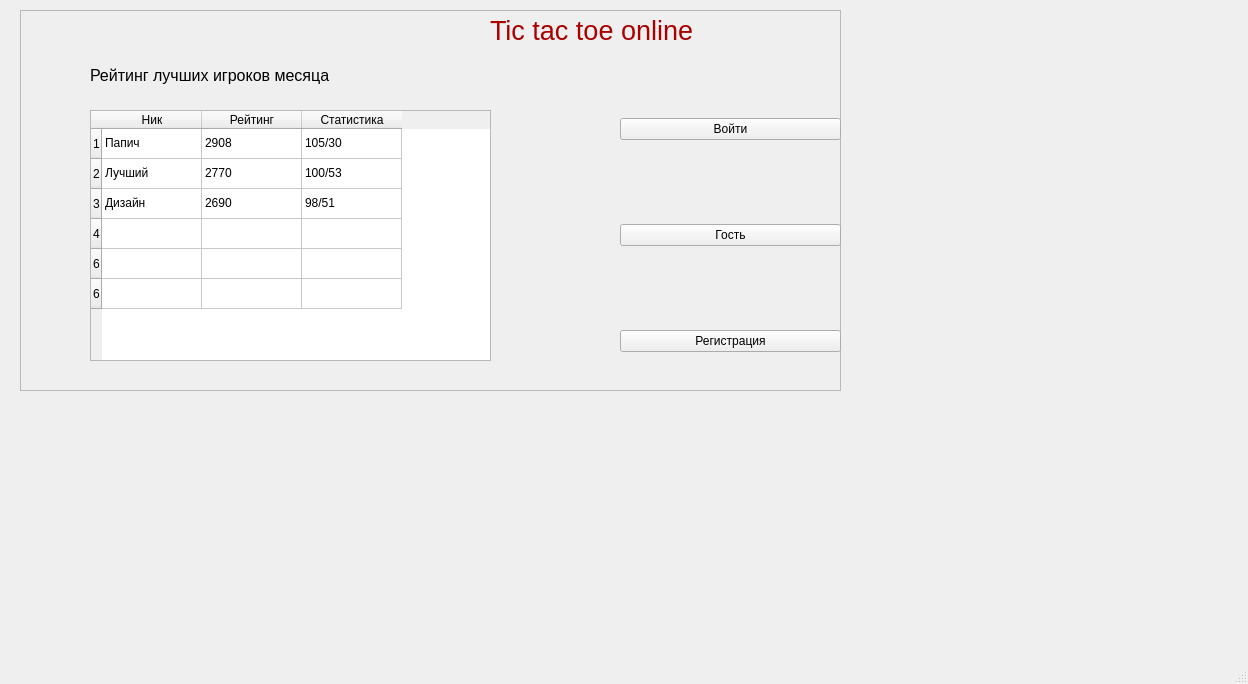
<?xml version="1.0" encoding="UTF-8"?>
<ui version="4.0">
 <class>MainWindow</class>
 <widget class="QMainWindow" name="MainWindow">
  <property name="geometry">
   <rect>
    <x>0</x>
    <y>0</y>
    <width>1248</width>
    <height>684</height>
   </rect>
  </property>
  <property name="windowTitle">
   <string>MainWindow</string>
  </property>
  <widget class="QWidget" name="centralwidget">
   <widget class="QFrame" name="frame">
    <property name="geometry">
     <rect>
      <x>20</x>
      <y>10</y>
      <width>821</width>
      <height>381</height>
     </rect>
    </property>
    <property name="autoFillBackground">
     <bool>false</bool>
    </property>
    <property name="frameShape">
     <enum>QFrame::StyledPanel</enum>
    </property>
    <property name="frameShadow">
     <enum>QFrame::Raised</enum>
    </property>
    <widget class="QWidget" name="verticalLayoutWidget">
     <property name="geometry">
      <rect>
       <x>600</x>
       <y>30</y>
       <width>221</width>
       <height>391</height>
      </rect>
     </property>
     <layout class="QVBoxLayout" name="verticalLayout">
      <item>
       <widget class="QPushButton" name="butenter">
        <property name="text">
         <string>Войти</string>
        </property>
       </widget>
      </item>
      <item>
       <widget class="QPushButton" name="butguest">
        <property name="text">
         <string>Гость</string>
        </property>
       </widget>
      </item>
      <item>
       <widget class="QPushButton" name="butreg">
        <property name="text">
         <string>Регистрация</string>
        </property>
       </widget>
      </item>
     </layout>
    </widget>
    <widget class="QTableWidget" name="tablestats">
     <property name="geometry">
      <rect>
       <x>70</x>
       <y>100</y>
       <width>401</width>
       <height>251</height>
      </rect>
     </property>
     <row>
      <property name="text">
       <string>1</string>
      </property>
     </row>
     <row>
      <property name="text">
       <string>2</string>
      </property>
     </row>
     <row>
      <property name="text">
       <string>3</string>
      </property>
     </row>
     <row>
      <property name="text">
       <string>4</string>
      </property>
     </row>
     <row>
      <property name="text">
       <string>6</string>
      </property>
     </row>
     <row>
      <property name="text">
       <string>6</string>
      </property>
     </row>
     <column>
      <property name="text">
       <string>Ник</string>
      </property>
     </column>
     <column>
      <property name="text">
       <string>Рейтинг</string>
      </property>
     </column>
     <column>
      <property name="text">
       <string>Статистика</string>
      </property>
     </column>
     <item row="0" column="0">
      <property name="text">
       <string>Папич</string>
      </property>
     </item>
     <item row="0" column="1">
      <property name="text">
       <string>2908</string>
      </property>
     </item>
     <item row="0" column="2">
      <property name="text">
       <string>105/30</string>
      </property>
     </item>
     <item row="1" column="0">
      <property name="text">
       <string>Лучший</string>
      </property>
     </item>
     <item row="1" column="1">
      <property name="text">
       <string>2770</string>
      </property>
     </item>
     <item row="1" column="2">
      <property name="text">
       <string>100/53</string>
      </property>
     </item>
     <item row="2" column="0">
      <property name="text">
       <string>Дизайн</string>
      </property>
     </item>
     <item row="2" column="1">
      <property name="text">
       <string>2690</string>
      </property>
     </item>
     <item row="2" column="2">
      <property name="text">
       <string>98/51</string>
      </property>
     </item>
    </widget>
    <widget class="QLabel" name="labelrait">
     <property name="geometry">
      <rect>
       <x>70</x>
       <y>50</y>
       <width>401</width>
       <height>31</height>
      </rect>
     </property>
     <property name="text">
      <string>&lt;html&gt;&lt;head/&gt;&lt;body&gt;&lt;p&gt;&lt;span style=&quot; font-size:12pt;&quot;&gt;Рейтинг лучших игроков месяца&lt;/span&gt;&lt;/p&gt;&lt;/body&gt;&lt;/html&gt;</string>
     </property>
    </widget>
    <widget class="QLabel" name="label">
     <property name="geometry">
      <rect>
       <x>470</x>
       <y>0</y>
       <width>261</width>
       <height>41</height>
      </rect>
     </property>
     <property name="text">
      <string>&lt;html&gt;&lt;head/&gt;&lt;body&gt;&lt;p&gt;&lt;span style=&quot; font-size:20pt; color:#aa0000;&quot;&gt;Tic tac toe online&lt;/span&gt;&lt;/p&gt;&lt;/body&gt;&lt;/html&gt;</string>
     </property>
     <property name="scaledContents">
      <bool>false</bool>
     </property>
    </widget>
   </widget>
  </widget>
  <widget class="QMenuBar" name="menubar">
   <property name="geometry">
    <rect>
     <x>0</x>
     <y>0</y>
     <width>1248</width>
     <height>25</height>
    </rect>
   </property>
  </widget>
  <widget class="QStatusBar" name="statusbar"/>
 </widget>
 <resources/>
 <connections/>
</ui>
